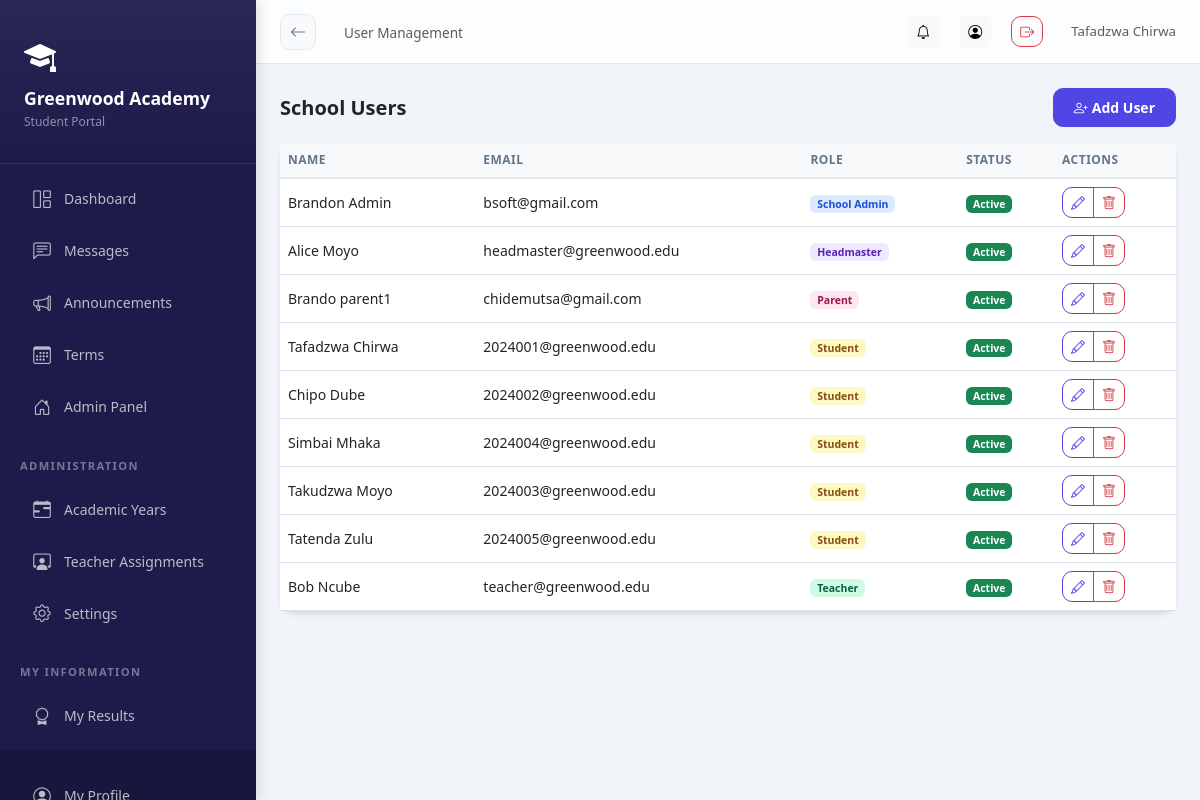
Page /school/users/ (signed in) on the committed database.
### schools/models.py (models this page shows, shortened)
class School(models.Model):
    STATUS_CHOICES = [
        ('pending', 'Pending Approval'),
        ('active', 'Active'),
        ('suspended', 'Suspended'),
        ('rejected', 'Rejected'),
    ]
    name = models.CharField(max_length=200)
    subdomain = models.CharField(max_length=50, unique=True, db_index=True)
    email = models.EmailField()
    phone = models.CharField(max_length=20, blank=True)
    address = models.TextField(blank=True)
    logo = models.ImageField(upload_to='school_logos/', blank=True, null=True)
    theme_color = models.CharField(max_length=7, default='#4F46E5', help_text='Hex color code')
    motto = models.CharField(max_length=200, blank=True)
    status = models.CharField(max_length=20, choices=STATUS_CHOICES, default='pending')
    is_demo = models.BooleanField(default=False)
    created_at = models.DateTimeField(auto_now_add=True)
    updated_at = models.DateTimeField(auto_now=True)
    is_deleted = models.BooleanField(default=False)
    parent_registration_enabled = models.BooleanField(default=True)
    registration_token = models.CharField(max_length=100, unique=True, blank=True, null=True)
    subscription_active = models.BooleanField(default=False)
    subscription_expires = models.DateTimeField(null=True, blank=True)
    class Meta:
        ordering = ['-created_at']

class SchoolUser(SyncBaseModel):
    ROLE_CHOICES = [
        ('headmaster', 'Headmaster'),
        ('admin', 'School Admin'),
        ('teacher', 'Teacher'),
        ('student', 'Student'),
        ('parent', 'Parent'),
    ]
    user = models.ForeignKey(User, on_delete=models.CASCADE, related_name='school_memberships')
    school = models.ForeignKey(School, on_delete=models.CASCADE, related_name='members', db_index=True)
    role = models.CharField(max_length=20, choices=ROLE_CHOICES, db_index=True)
    is_active = models.BooleanField(default=True, db_index=True)
    signature = models.ImageField(upload_to='signatures/', blank=True, null=True)
    class Meta:
        unique_together = ['user', 'school']

### schools/views.py (the view)
# urls.py: path('users/', views.UserManagementView.as_view(), name='user_management'),
@method_decorator(login_required, name='dispatch')
class UserManagementView(ListView):
    model = SchoolUser
    template_name = 'schools/user_management.html'
    context_object_name = 'users'
    def get_queryset(self):
        return SchoolUser.objects.filter(
            school=self.request.school
        ).select_related('user').order_by('role', 'user__last_name')
    def get_context_data(self, **kwargs):
        context = super().get_context_data(**kwargs)
        context['school'] = self.request.school
        context['add_user_form'] = AddSchoolUserForm()
        return context

### schools/context_processors.py (called while the page is built)
def school_context(request):
    school = getattr(request, 'school', None)
    school_role = ''
    if school and request.user.is_authenticated:
        try:
            su = SchoolUser.objects.get(user=request.user, school=school, is_active=True)
            school_role = su.role
        except SchoolUser.DoesNotExist:
            pass
    return {
        'current_school': school,
        'school_role': school_role,
    }

### templates/schools/user_management.html (shortened to what this page needs)
{% extends 'base_dashboard.html' %}
{% block page_title %}User Management{% endblock %}
{% block content %}
<div class="d-flex justify-content-between align-items-center mb-3">
<h5 class="fw-bold mb-0">School Users</h5>
<button class="btn btn-primary btn-sm" data-bs-toggle="modal" data-bs-target="#addUserModal">
<i class="bi bi-person-plus me-1"></i>Add User
</button>
</div>
<div class="card">
<div class="table-responsive"><table class="table table-hover mb-0">
<thead class="table-light"><tr><th>Name</th><th>Email</th><th>Role</th><th>Status</th><th>Actions</th></tr></thead>
<tbody>
{% for u in users %}
<tr>
<td>{{ u.user.get_full_name|default:u.user.username }}</td>
<td>{{ u.user.email }}</td>
<td><span class="badge badge-role-{{ u.role }}">{{ u.get_role_display }}</span></td>
<td>{% if u.is_active %}<span class="badge bg-success">Active</span>{% else %}<span class="badge bg-secondary">Inactive</span>{% endif %}</td>
<td>
  <div class="btn-group btn-group-sm">
    <a href="/school/user/{{ u.pk }}/edit/" class="btn btn-outline-primary" title="Edit">
      <i class="bi bi-pencil"></i>
    </a>
    <button class="btn btn-outline-danger" onclick="if(confirm('Deactivate {{ u.user.get_full_name }}?')){window.location.href='/school/user/{{ u.pk }}/deactivate/';}" title="Deactivate">
      <i class="bi bi-trash"></i>
    </button>
  </div>
</td>
</tr>
{% empty %}
<tr><td colspan="5" class="text-center py-4 text-muted">No users yet.</td></tr>
{% endfor %}
</tbody>
</table></div>
</div>
{% endblock %}

### templates/base_dashboard.html (shortened to what this page needs)
<!DOCTYPE html>
<html lang="en">
<head>
<link rel="stylesheet" href="https://cdn.jsdelivr.net/npm/bootstrap@5.3.0/dist/css/bootstrap.min.css">
<link rel="stylesheet" href="https://cdn.jsdelivr.net/npm/bootstrap-icons@1.11.0/font/bootstrap-icons.css">
<link href="https://cdn.jsdelivr.net/npm/tom-select@2.2.2/dist/css/tom-select.bootstrap5.css" rel="stylesheet">
</head>
<body>
<div class="sidebar" id="sidebar">
  <div class="sidebar-brand">
    {% if current_school.logo %}
      <img src="{{ current_school.logo.url }}" alt="{{ current_school.name }}" class="rounded">
  {% else %}
    <i class="bi bi-mortarboard-fill text-white mb-2 d-block" style="font-size: 2rem;"></i>
  {% endif %}
  <h5>{{ current_school.name|default:"AcademiaLink" }}</h5>
  <small>{{ school_role|title }} Portal</small>
  </div>
  <nav class="py-2">
    <a href="{% url 'analytics:dashboard' %}" class="nav-link {% if request.path == '/analytics/dashboard/' %}active{% endif %}">
      <i class="bi bi-grid-1x2"></i> Dashboard
    </a>
    <a href="{% url 'messaging:list' %}" class="nav-link {% if 'messages' in request.path %}active{% endif %}">
      <i class="bi bi-chat-left-text"></i> Messages
    </a>
    <a href="{% url 'notifications:announcements' %}" class="nav-link {% if 'announcements' in request.path %}active{% endif %}">
      <i class="bi bi-megaphone"></i> Announcements
    </a>
    <a href="{% url 'results:term_list' %}" class="nav-link {% if 'terms' in request.path %}active{% endif %}">
      <i class="bi bi-calendar3"></i> Terms
    </a>
    <a href="{% url 'dashboard' %}" class="nav-link {% if '/school/dashboard/' in request.path %}active{% endif %}">
      <i class="bi bi-house-door"></i> Admin Panel
    </a>
    <div class="nav-section">Administration</div>
    <a href="{% url 'academics:academic_year_list' %}" class="nav-link {% if 'years' in request.path %}active{% endif %}">
      <i class="bi bi-calendar-range"></i> Academic Years
    </a>
    <a href="{% url 'academics:teacher_assignment_list' %}" class="nav-link {% if 'assignments' in request.path %}active{% endif %}">
      <i class="bi bi-person-workspace"></i> Teacher Assignments
    </a>
    <a href="{% url 'school_settings' %}" class="nav-link {% if 'settings' in request.path %}active{% endif %}">
      <i class="bi bi-gear"></i> Settings
    </a>
    {% if school_role in 'parent,student' %}
    <div class="nav-section">My Information</div>
    {% if school_role == 'student' %}
    <a href="{% url 'results:result_entry' %}" class="nav-link"><i class="bi bi-award"></i> My Results</a>
    {% endif %}
    {% endif %}
  </nav>
  <div class="sidebar-footer">
    <a href="{% url 'accounts:profile' %}" class="nav-link"><i class="bi bi-person-circle"></i> My Profile</a>
  </div>
</div>
<div class="main-content">
  <div class="topbar">
    <div class="topbar-left">
      <a href="javascript:history.back()" class="btn-back d-none d-md-flex" id="global-back-btn" title="Go Back">
        <i class="bi bi-arrow-left"></i>
      </a>
      <nav aria-label="breadcrumb" class="d-none d-md-block">
        <span class="text-muted" style="font-size:.85rem;">{% block page_title %}{% endblock %}</span>
      </nav>
    </div>
    <div class="topbar-right">
      <a href="{% url 'notifications:list' %}" class="btn btn-sm btn-light position-relative" title="Notifications">
        <i class="bi bi-bell"></i>
      </a>
      <a href="{% url 'accounts:profile' %}" class="btn btn-sm btn-light" title="Profile">
        <i class="bi bi-person-circle"></i>
      </a>
      <a href="{% url 'accounts:logout' %}" class="btn btn-sm btn-outline-danger" title="Logout">
        <i class="bi bi-box-arrow-right"></i>
      </a>
      <span class="text-muted d-none d-md-inline-block ms-2" style="font-size:.83rem;">
        {{ user.get_full_name|default:user.username }}
      </span>
    </div>
  </div>
  <div class="page-content">
    {% block content %}{% endblock %}
  </div>
</div>
</body>
</html>

### rows in the picture
School: name "Greenwood Academy"
SchoolUser: role "Student", user.get_full_name "Tafadzwa Chirwa", user.email "2024001@greenwood.edu", is_active "Active"
SchoolUser: user.get_full_name "Brandon Admin", user.email "bsoft@gmail.com", role "School Admin", is_active "Active"
SchoolUser: user.get_full_name "Alice Moyo", user.email "headmaster@greenwood.edu", role "Headmaster", is_active "Active"
SchoolUser: user.get_full_name "Brando parent1", user.email "chidemutsa@gmail.com", role "Parent", is_active "Active"
SchoolUser: user.get_full_name "Chipo Dube", user.email "2024002@greenwood.edu", role "Student", is_active "Active"
SchoolUser: user.get_full_name "Simbai Mhaka", user.email "2024004@greenwood.edu", role "Student", is_active "Active"
SchoolUser: user.get_full_name "Takudzwa Moyo", user.email "2024003@greenwood.edu", role "Student", is_active "Active"
SchoolUser: user.get_full_name "Tatenda Zulu", user.email "2024005@greenwood.edu", role "Student", is_active "Active"
SchoolUser: user.get_full_name "Bob Ncube", user.email "teacher@greenwood.edu", role "Teacher", is_active "Active"

### other values in the picture
{{ user.get_full_name|default:user.username }} "Tafadzwa Chirwa"
